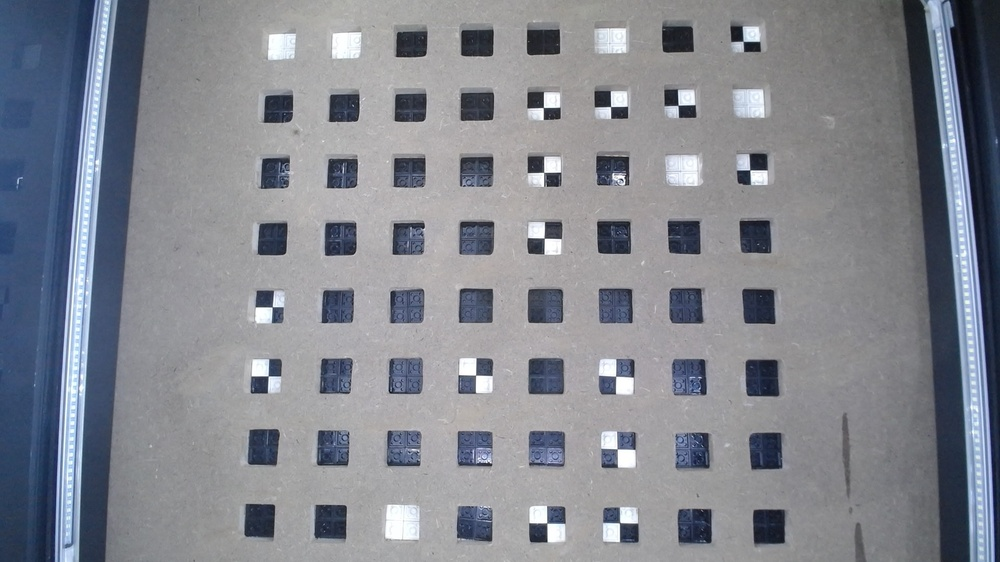
#> input picture Image_processing/data/1.jpg, 1000 x 562 px, shrunk from 1920 x 1080 before the run
$ jupyter execute grid_calculator.ipynb
#> lines starting #> are read from the running program, lines starting #| are printed output that depends on the picture
[cell 1]
from skimage import io, color, filters, feature, measure
import matplotlib.pyplot as plt
from matplotlib.patches import Rectangle
import numpy as np

# Charger l'image et l'afficher
image = io.imread("data/1.jpg")
#> image is the input picture: shape (562, 1000, 3); mean R, G, B 130.4, 133.8, 142.3
plt.imshow(image, cmap='gray')

[cell 2]
# Convertir l'image en niveaux de gris
gray_image = color.rgb2gray(image)
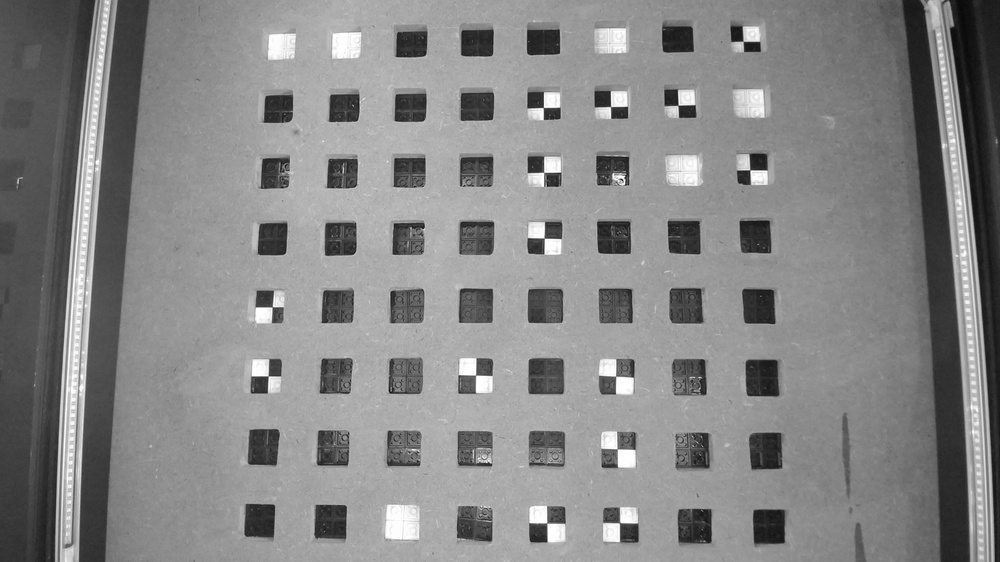
#> gray_image: shape (562, 1000) float64; min 0.0258, max 1, mean 0.524
plt.imshow(gray_image, cmap='gray')

[cell 3]
# Appliquer le filtre Canny pour détecter les contours
edges = feature.canny(gray_image)
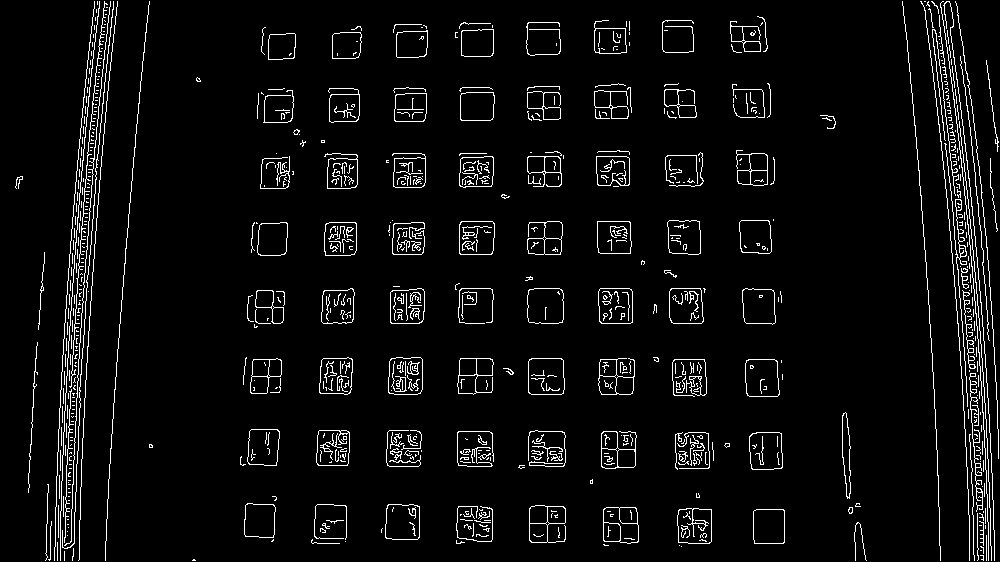
#> edges: shape (562, 1000) bool; 5% white in thin lines or dots
plt.imshow(edges,cmap='gray')

[cell 4]
projection_x = np.sum(edges, axis=0)
#> projection_x = 1000 values, max 152 at index 79, min 0 at index 0, mean 28.07

projection_y = np.sum(edges, axis=1)
#> projection_y = 562 values, max 221 at index 323, min 0 at index 0, mean 49.94
plt.plot(projection_x)
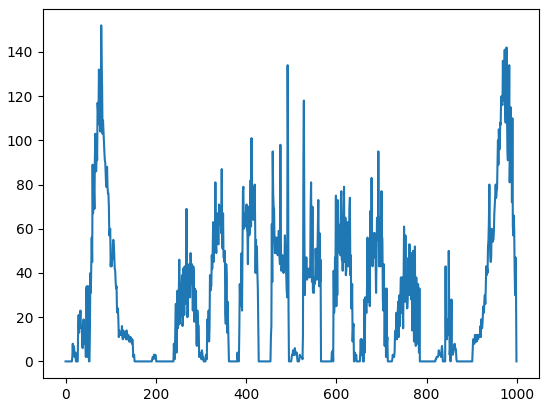
#> figure drawn by matplotlib, 1 panel; curve peaks at x = 79, y = 152

[cell 5]
plt.plot(projection_y)
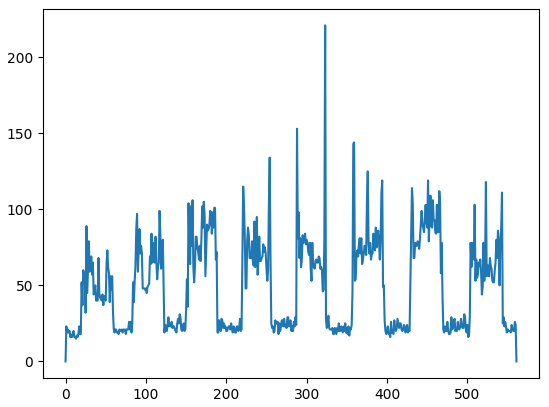
#> figure drawn by matplotlib, 1 panel; curve peaks at x = 323, y = 221

$ run again, with Image_processing/data/2.jpg copied over Image_processing/data/1.jpg
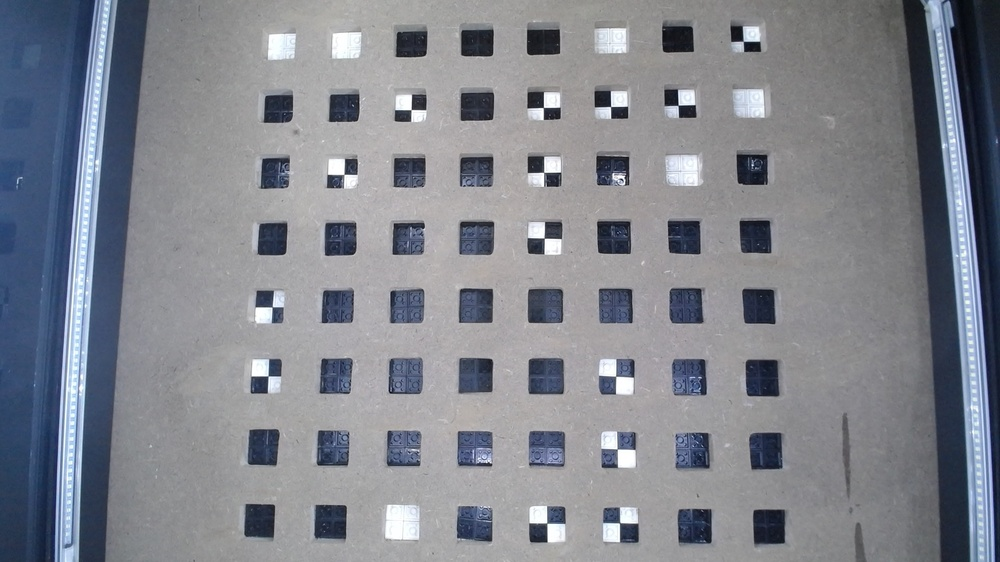
#> input picture Image_processing/data/2.jpg, 1000 x 562 px, shrunk from 1920 x 1080 before the run
#> image is the input picture: shape (562, 1000, 3); mean R, G, B 128.9, 132.3, 140.8
#> `edges = feature.canny(gray_image)`:
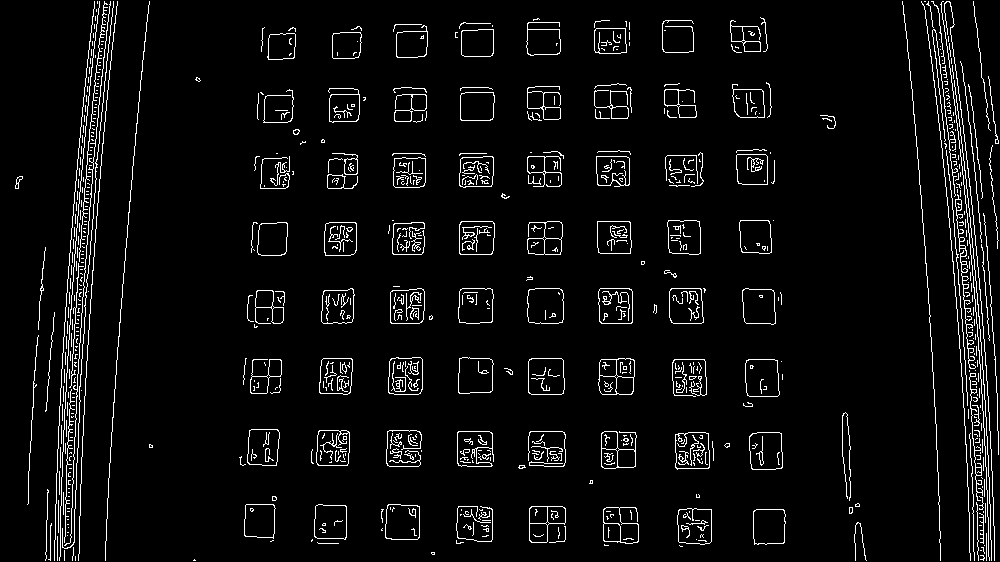
#> edges: shape (562, 1000) bool; 5% white in thin lines or dots
#> projection_x = 1000 values, max 154 at index 973, min 0 at index 0, mean 28.29
#> projection_y = 562 values, max 214 at index 323, min 0 at index 0, mean 50.33
#> `[cell 5] plt.plot(projection_y)`:
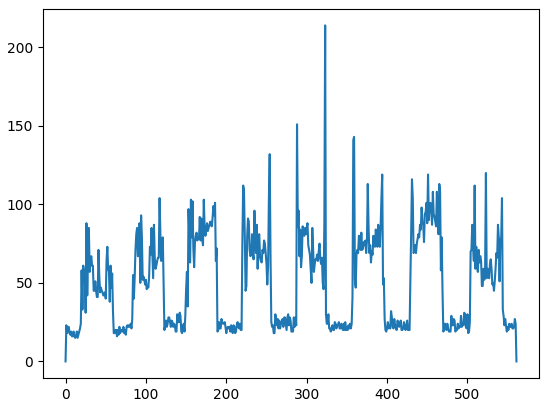
#> figure drawn by matplotlib, 1 panel; curve peaks at x = 323, y = 214
